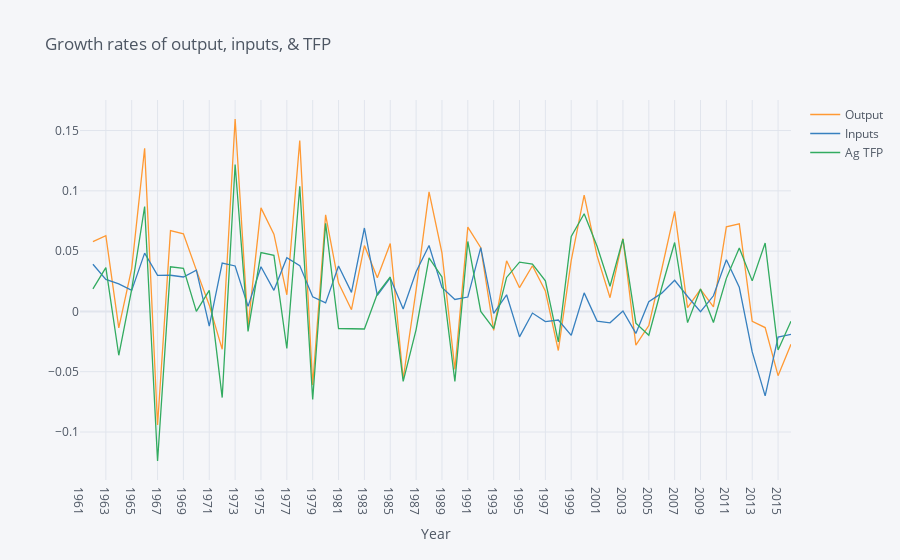

The cell this chart's notebook holds for it:
### Code cell
dthailand[['Output','Inputs','Ag TFP']].iplot(title="Growth rates of output, inputs, & TFP",
                                           xTitle="Year")
